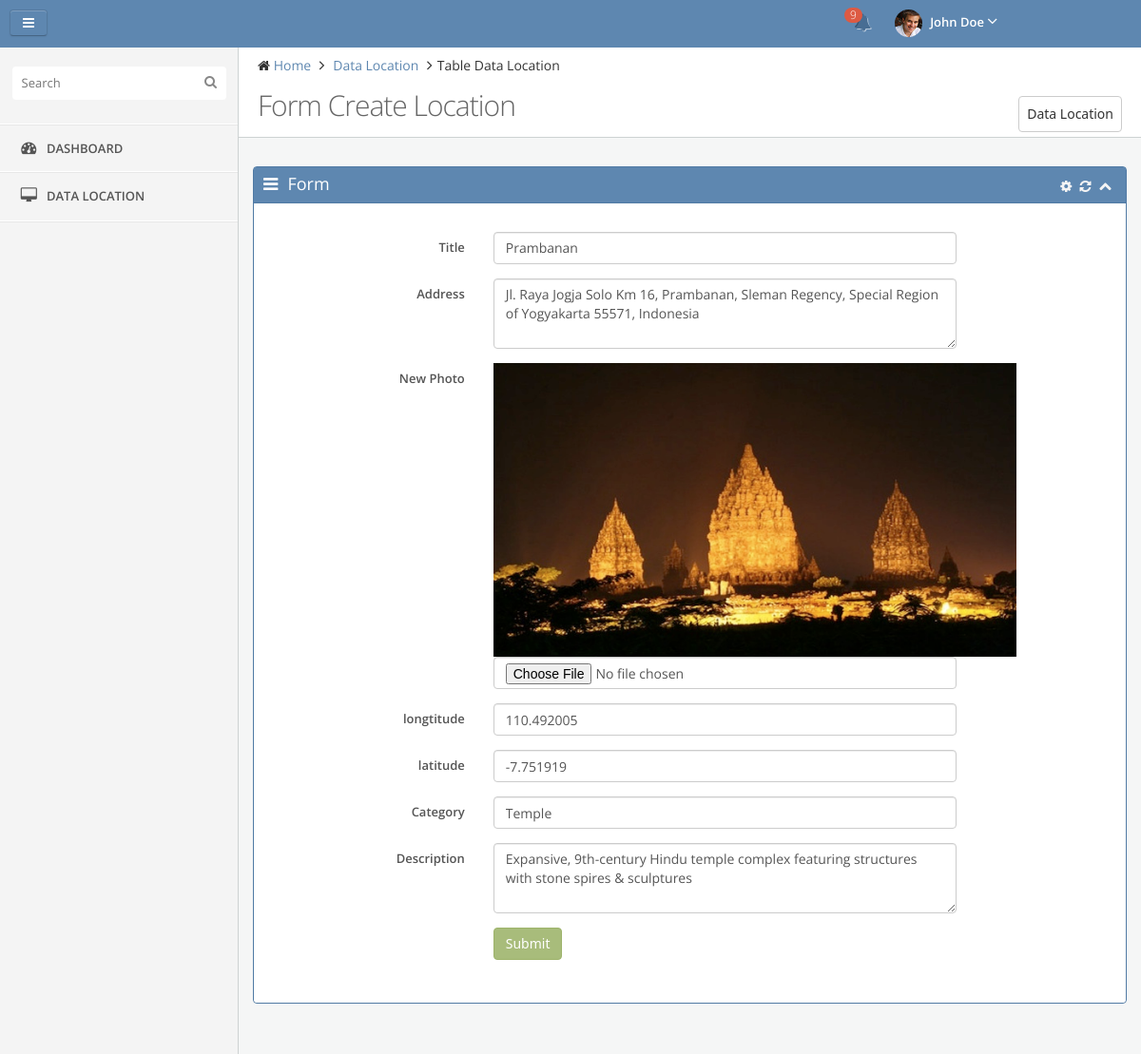
/location_edit.php?id=3, run on the app's committed database.
### tables this page shows
CREATE TABLE IF NOT EXISTS `ws_location` (
`id_location` int(8) NOT NULL,
  `title` varchar(50) NOT NULL,
  `address` text NOT NULL,
  `photo` varchar(255) NOT NULL,
  `longtitude` double NOT NULL,
  `latitude` double NOT NULL,
  `category` varchar(50) NOT NULL,
  `description` text NOT NULL
);

### location_edit.php (the view, shortened to what this page needs)
<?php include "header.php";?>
	<section id="page">
				<div id="sidebar" class="sidebar">
					<div class="sidebar-menu nav-collapse">
						<div class="divide-20"></div>
						<div id="search-bar">
							<input class="search" type="text" placeholder="Search"><i class="fa fa-search search-icon"></i>
						</div>
						<ul>
							<li>
								<a href="index.html">
								<i class="fa fa-tachometer fa-fw"></i> <span class="menu-text">Dashboard</span>
								</a>
							</li>
							<li><a class="" href="location.php"><i class="fa fa-desktop fa-fw"></i> <span class="menu-text">Data Location</span></a></li>
						</ul>
					</div>
				</div>
		<div id="main-content">
			<div class="container">
				<div class="row">
					<div id="content" class="col-lg-12">
						<div class="row">
							<div class="col-sm-12">
								<div class="page-header">
									<ul class="breadcrumb">
										<li>
											<i class="fa fa-home"></i>
											<a href="index.html">Home</a>
										</li>
										<li>
											<a href="#">Data Location</a>
										</li>
										<li>Table Data Location</li>
									</ul>
									<div class="clearfix">
										<h3 class="content-title pull-left">Form Create Location</h3>
										<span class="date-range pull-right">
											<div class="btn-group">
												<a class="js_update btn btn-default" href="data_pendukuhan.html">Data Location</a>
											</div>
										</span>
									</div>
								</div>
							</div>
						</div>
						<div class="row">
							<div class="col-md-12">
										<div class="box border primary">
											<div class="box-title">
												<h4><i class="fa fa-bars"></i>Form</h4>
												<div class="tools hidden-xs">
													<a href="#box-config" data-toggle="modal" class="config">
														<i class="fa fa-cog"></i>
													</a>
													<a href="javascript:;" class="reload">
														<i class="fa fa-refresh"></i>
													</a>
													<a href="javascript:;" class="collapse">
														<i class="fa fa-chevron-up"></i>
													</a>
												</div>
											</div>
											<div class="box-body big">
											<?php
												$id = $_GET['id'];
												$query = mysql_query("SELECT * FROM ws_location where id_location='$id'");
												$hasil=mysql_fetch_array($query);
											?>
												<form class="form-horizontal" method="post" enctype="multipart/form-data">
												  <div class="form-group">
													<label class="col-sm-3 control-label">Title</label>
													<div class="col-sm-7">
													  <input type="text" class="form-control" name="title" value="<?php echo $hasil['title'];?>" required>
													</div>
												  </div>
												  <div class="form-group">
													<label class="col-sm-3 control-label">Address</label>
													<div class="col-sm-7">
													 <textarea class="form-control" rows="3" name="address" required><?php echo $hasil['address'];?></textarea>
													</div>
												  </div>
												  <div class="form-group">
													<label class="col-sm-3 control-label" for="inputGambar">New Photo</label>
														<div class="col-sm-7">
															<img src="<?php echo $hasil['photo'];?> " width="550px">
														  <input type="file" id="inputGambar" class="form-control" requered="required" name="gambar">
														</div>
												  </div>
												  <div class="form-group">
													<label class="col-sm-3 control-label">longtitude</label>
													<div class="col-sm-7">
													  <input type="text" class="form-control" name="longtitude"  value="<?php echo $hasil['longtitude'];?>" required>
													</div>
												  </div>
												  <div class="form-group">
													<label class="col-sm-3 control-label">latitude</label>
													<div class="col-sm-7">
													  <input type="text" class="form-control" name="latitude" value="<?php echo $hasil['latitude'];?>" required>
													</div>
												  </div>
												  <div class="form-group">
													<label class="col-sm-3 control-label">Category</label>
													<div class="col-sm-7">
													  <input type="text" class="form-control" name="category" value="<?php echo $hasil['category'];?>" required>
													</div>
												  </div>
												   <div class="form-group">
													<label class="col-sm-3 control-label">Description</label>
													<div class="col-sm-7">
													 <textarea class="form-control" rows="3" name="description" required><?php echo $hasil['description'];?></textarea>
													</div>
												  </div>
												  <div class="form-group">
													<label class="col-sm-3 control-label"></label>
													<div class="col-sm-7">
													 <button type="submit" class="btn btn-success">Submit</button>
													</div>
												  </div>
												 </form>
											</div>
										</div>
							</div>
						</div>
					</div>
				</div>
			</div>
		</div>
	</section>
</body>
</html>

### asset/css/themes/default.css (style rules this page uses)
#page { background: none repeat scroll 0 0 #f4f4f4; }
#sidebar { background: none repeat scroll 0 0 #f4f4f4; padding: 0 !important; width: 250px; position: absolute; border-bottom: 1px solid #e7e7e7; }
#sidebar * { text-overflow: ellipsis; }
.sidebar-menu > ul { list-style: none; margin: 0; padding: 0; margin-top: 15px; border-bottom: 1px solid #FFFFFF !important; border-top: 1px solid #FFFFFF !important; }
.sidebar-menu > ul > li { display: block; margin: 0; padding: 0; border: 0px; }
.sidebar-menu > ul > li > a { display: block; position: relative; margin: 0; border: 0 none; padding: 15px 15px 15px 20px; text-decoration: none; font-size: 13px; font-weight: 600; text-transform: uppercase; }
.sidebar-menu > ul > li a i { color: #555555; font-size: 16px; margin-right: 5px; }
.sidebar-menu > ul > li > a { border-bottom: 1px solid #ffffff !important; border-top: 1px solid #e7e7e7 !important; color: #555555 !important; }
.sidebar-menu > ul > li:last-child > a { border-bottom: 1px solid transparent !important; }
.sidebar-menu > ul > li a i { color: #555555; }
.sidebar-menu #search-bar { display: block; text-align: center; }
.sidebar-menu #search-bar .search { background: none repeat scroll 0 0 #ffffff; border: 0 none; border-radius: 4px; color: #555555; padding: 8px 10px; width: 90%; margin: 0 auto 10px; padding-right: 30px !important; }
.sidebar-menu #search-bar .search-icon { display: block; font-size: 14px; line-height: 1; position: absolute; right: 22px; top: 29px; color: #888888; }

### data on the page
ws_location: title "Prambanan", address "Jl. Raya Jogja Solo Km 16, Prambanan, Sleman Regency, Special Region of Yogyakarta 55571, Indonesia", photo (picture), longtitude "110.492005", latitude "-7.751919", category "Temple", description "Expansive, 9th-century Hindu temple complex featuring structures with stone spires & sculptures"
